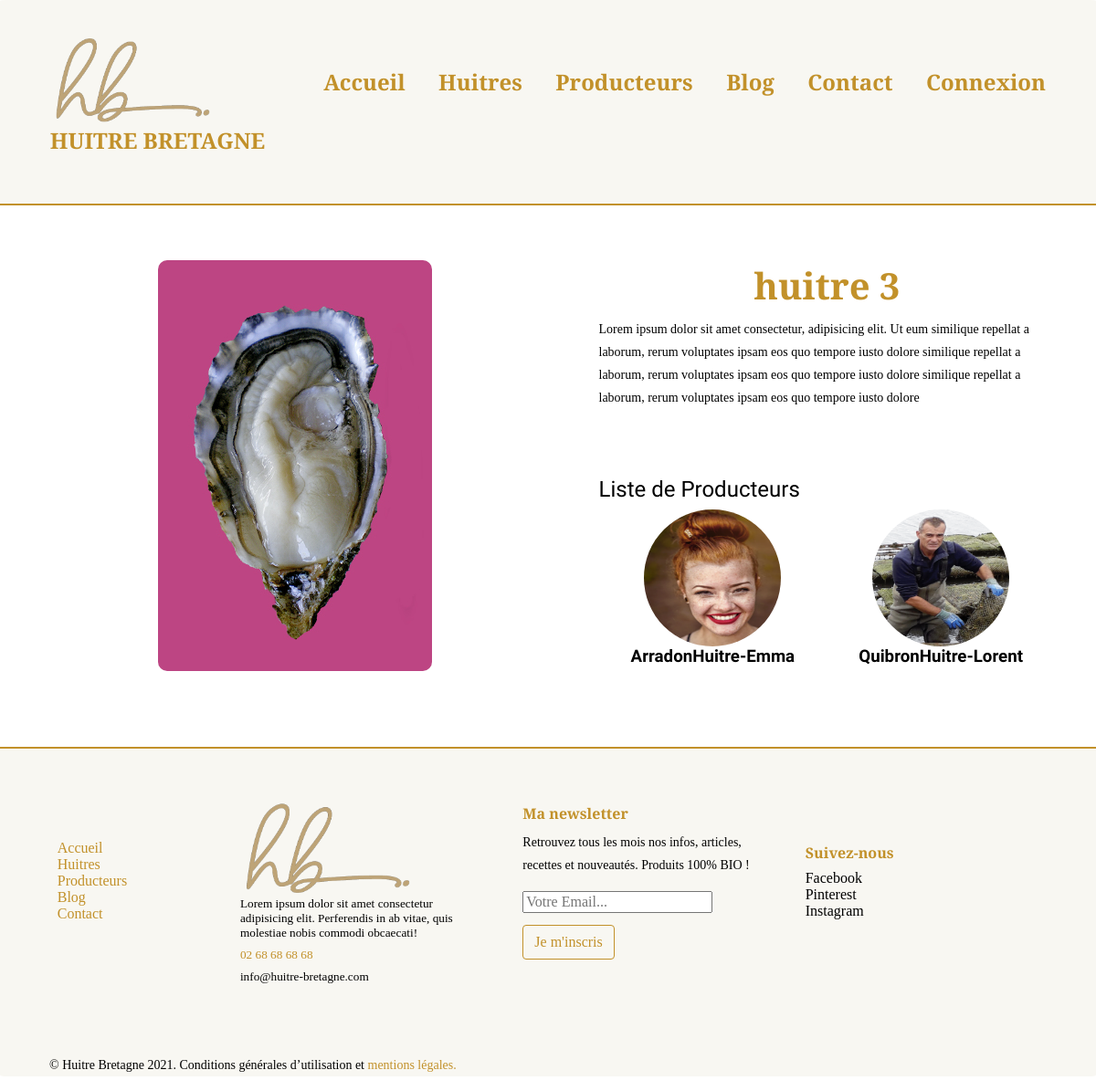
The app's page /index.php?action=huitre&id=3 with its own data.
### tables this page shows
CREATE TABLE IF NOT EXISTS `huitres` (
  `id` int(10) unsigned NOT NULL AUTO_INCREMENT,
  `img` longtext,
  `alt` longtext,
  `h_name` longtext,
  `h_content` longtext,
  PRIMARY KEY (`id`)
);

CREATE TABLE IF NOT EXISTS `producers` (
  `id` int(20) unsigned NOT NULL AUTO_INCREMENT,
  `p_name` longtext,
  `adresse` longtext,
  `tel` longtext,
  `p_content` longtext,
  `alt` longtext,
  `img` longtext,
  `huitre_id` int(10) unsigned NOT NULL,
  PRIMARY KEY (`id`),
  KEY `FK_producers_huitres` (`huitre_id`),
  CONSTRAINT `FK_producers_huitres` FOREIGN KEY (`huitre_id`) REFERENCES `huitres` (`id`)
);

### app/Controllers/Front/FrontController.php (called while the page is built, shortened)
<?php
class FrontController{
    function huitre($id){
        $huitres = new \Project\Models\HuitreManager();
        $huitre = $huitres->getHuitre($id);
        $producers = new \Project\Models\ProducerManager();
        $producers = $producers->getHuitreProducer($id);
        require 'app/views/front/huitre.php';
    }
    }

### app/Models/HuitreManager.php (called while the page is built, shortened)
<?php
class HuitreManager extends Manager{
        public function getHuitre($id){
            $bdd = $this->bdConnect();
            $req = $bdd->prepare('SELECT * FROM huitres WHERE id=?');
            $req->execute(array($id));
            return $req->fetch();
            }
}

### app/Models/ProducerManager.php (called while the page is built, shortened)
<?php
class ProducerManager extends Manager{
    public function getHuitreProducer($id){
        $bdd = $this->bdConnect();
        $req = $bdd->prepare('SELECT id, p_name, img, huitre_id
        FROM producers
        WHERE huitre_id=?'
        );
        $req->execute(array($id));
        return $req;
    }
}

### app/views/front/huitre.php (the view, shortened to what this page needs)
<section class="huitre text-center">
        <div class="article-page">
                <div class="article-img flex-1-item-perline-s flex-2-item-perline-m">
                        <img class="img-fluid img-br-10px" src="<?= htmlspecialchars($huitre['img']) ?>"
                                alt="<?= htmlspecialchars($huitre['alt']) ?>">
                </div>
                <div class="article-body flex-1-item-perline-s flex-2-item-perline-m">
                <h1 class="text-center"><?= htmlspecialchars($huitre['h_name']) ?></h1>
                <p class="article-text"><?= htmlspecialchars($huitre['h_content']) ?></p>
                <h2>Liste de Producteurs</h2>
                <div class="huitre-page-producors flex-wrapper">
                <?php foreach($producers as $producer){?>
                        <div class="huitre-page-producor-info flex-2-item-perline-s flex-2-item-perline-m text-center">
                                <div >
                                        <a href="index.php?action=producer&id=<?= $producer['id'] ?>">
                                                <img class="circular-thumbnail-img" src="<?= htmlspecialchars($producer['img']) ?>">
                                                <div class="text-center">
                                                        <h3><?= htmlspecialchars($producer['p_name']) ?></h3>
                                                </div>
                                        </a>
                                </div>
                        </div>
                <?php } ?>
                </div></div>
        </div>
</section>
<?php require 'templates/template.php'; ?>

### app/public/front/css/style.css (style rules this page uses)
html, body, div, span, applet, object, iframe, h1, h2, h3, h4, h5, h6, p, blockquote, div pre, a, abbr, acronym, address, big, cite, code, del, dfn, em, font, img, ins, kbd, q, s, samp, small, strike, strong, sub, sup, tt, var, b, u, i, center, dl, dt, dd, ol, ul, li, figure, header, nav, section, article, aside, footer, figcaption { margin: 0; padding: 0; border: 0; outline: 0; }
header, nav, section, article, aside, footer, hgroup { display: block; }
* { box-sizing: border-box; }
html, body { font-family: "Cormorant Garamond", serif; font-weight: 400; font-size: 16px; background-color: #fff; -ms-text-size-adjust: 100%; -webkit-font-smoothing: antialiased; -moz-osx-font-smoothing: grayscale; }
a { text-decoration: none; }
h1, h2, h3, h4, h5, h6 { margin-top: 0; margin-bottom: 0.5rem; }
p { margin-top: 0; margin-bottom: 1rem; font-size: 14px; line-height: 25px; }
img { vertical-align: middle; border-style: none; }
.flex-wrapper { display: flex; flex-wrap: wrap; }
.flex-wrapper > * { padding-left: 0.8%; padding-right: 0.8%; padding-bottom: 4%; }
@media screen and (min-width: 768px) { .flex-2-item-perline-m { flex: 0 0 50%; max-width: 50%; } }
.img-fluid { max-width: 100%; height: auto; }
.circular-thumbnail-img { display: inline-block; position: relative; width: 150px; height: 150px; overflow: hidden; border-radius: 50%; }
.img-br-10px { border-radius: 10px; -webkit-border-radius: 10px; -moz-border-radius: 10px; -ms-border-radius: 10px; -o-border-radius: 10px; }
.article-page { display: flex; justify-content: space-between; flex-wrap: wrap; flex-direction: row; }
.article-page .article-body { width: 80%; text-align: left; padding-left: 5%; }
.article-page .article-body p { margin-bottom: 15%; }
.article-page .article-body h2 { font-family: "Dancing Script", cursive; font-weight: normal; text-align: left; }
.text-center { text-align: center; }
h1 { color: #c2912a; font: bold 2.5rem "Cormorant Garamond", serif; margin-bottom: 0.5rem; }
.huitre-page-producors h3 { color: black; font-family: "Dancing Script", cursive; }

### records on screen
huitres: h_name "huitre 3", h_content "Lorem ipsum dolor sit amet consectetur, adipisicing elit. Ut eum similique repellat a laborum, rerum voluptates ipsam eos quo tempore iusto dolore similique repellat a laborum, rerum voluptates ipsam eos quo tempore iusto dolore similique repellat a laborum, rerum voluptates ipsam eos quo tempore iusto dolore"
producers: shows a picture, p_name "ArradonHuitre-Emma"
producers: shows a picture, p_name "QuibronHuitre-Lorent"
